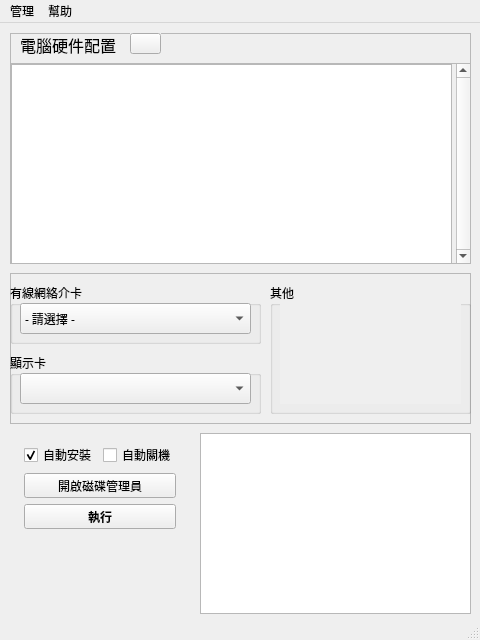
<?xml version="1.0" encoding="UTF-8"?>
<ui version="4.0">
 <class>mainWindow</class>
 <widget class="QMainWindow" name="mainWindow">
  <property name="geometry">
   <rect>
    <x>0</x>
    <y>0</y>
    <width>480</width>
    <height>640</height>
   </rect>
  </property>
  <property name="font">
   <font>
    <family>微軟正黑體</family>
   </font>
  </property>
  <property name="windowTitle">
   <string>OneClick Drivers Installer</string>
  </property>
  <widget class="QWidget" name="centralwidget">
   <widget class="QFrame" name="driversFrame">
    <property name="geometry">
     <rect>
      <x>10</x>
      <y>250</y>
      <width>461</width>
      <height>151</height>
     </rect>
    </property>
    <property name="font">
     <font>
      <family>微軟正黑體</family>
     </font>
    </property>
    <property name="frameShape">
     <enum>QFrame::StyledPanel</enum>
    </property>
    <property name="frameShadow">
     <enum>QFrame::Raised</enum>
    </property>
    <widget class="QGroupBox" name="landriGroupBox">
     <property name="geometry">
      <rect>
       <x>0</x>
       <y>10</y>
       <width>251</width>
       <height>61</height>
      </rect>
     </property>
     <property name="title">
      <string>有線網絡介卡</string>
     </property>
     <widget class="QComboBox" name="lanDriverDd">
      <property name="geometry">
       <rect>
        <x>10</x>
        <y>20</y>
        <width>231</width>
        <height>31</height>
       </rect>
      </property>
      <property name="cursor">
       <cursorShape>ArrowCursor</cursorShape>
      </property>
      <property name="toolTip">
       <string>&lt;html&gt;&lt;head/&gt;&lt;body&gt;&lt;p&gt;&lt;br/&gt;&lt;/p&gt;&lt;/body&gt;&lt;/html&gt;</string>
      </property>
      <item>
       <property name="text">
        <string>- 請選擇 -</string>
       </property>
      </item>
     </widget>
    </widget>
    <widget class="QGroupBox" name="displaydriGroupBox">
     <property name="geometry">
      <rect>
       <x>0</x>
       <y>80</y>
       <width>251</width>
       <height>61</height>
      </rect>
     </property>
     <property name="title">
      <string>顯示卡</string>
     </property>
     <widget class="QComboBox" name="displayDriverDd">
      <property name="geometry">
       <rect>
        <x>10</x>
        <y>20</y>
        <width>231</width>
        <height>31</height>
       </rect>
      </property>
      <property name="cursor">
       <cursorShape>ArrowCursor</cursorShape>
      </property>
      <property name="toolTip">
       <string>&lt;html&gt;&lt;head/&gt;&lt;body&gt;&lt;p&gt;&lt;br/&gt;&lt;/p&gt;&lt;/body&gt;&lt;/html&gt;</string>
      </property>
     </widget>
    </widget>
    <widget class="QGroupBox" name="otherdriGroupBox">
     <property name="geometry">
      <rect>
       <x>260</x>
       <y>10</y>
       <width>201</width>
       <height>131</height>
      </rect>
     </property>
     <property name="title">
      <string>其他</string>
     </property>
     <widget class="QScrollArea" name="scrollArea">
      <property name="geometry">
       <rect>
        <x>10</x>
        <y>20</y>
        <width>181</width>
        <height>101</height>
       </rect>
      </property>
      <property name="autoFillBackground">
       <bool>false</bool>
      </property>
      <property name="styleSheet">
       <string notr="true">border: 0px;
</string>
      </property>
      <property name="sizeAdjustPolicy">
       <enum>QAbstractScrollArea::AdjustIgnored</enum>
      </property>
      <property name="widgetResizable">
       <bool>true</bool>
      </property>
      <widget class="QWidget" name="scrollAreaWidgetContents_2">
       <property name="geometry">
        <rect>
         <x>0</x>
         <y>0</y>
         <width>181</width>
         <height>101</height>
        </rect>
       </property>
       <property name="styleSheet">
        <string notr="true">border-color: rgba(255, 255, 255, 0);
</string>
       </property>
       <widget class="QWidget" name="verticalLayoutWidget">
        <property name="geometry">
         <rect>
          <x>0</x>
          <y>0</y>
          <width>181</width>
          <height>101</height>
         </rect>
        </property>
        <layout class="QVBoxLayout" name="otherdriLayout"/>
       </widget>
      </widget>
     </widget>
    </widget>
   </widget>
   <widget class="QWidget" name="gridLayoutWidget">
    <property name="geometry">
     <rect>
      <x>10</x>
      <y>420</y>
      <width>181</width>
      <height>86</height>
     </rect>
    </property>
    <layout class="QGridLayout" name="actionsLayout">
     <item row="0" column="0">
      <layout class="QHBoxLayout" name="actionCbLayout">
       <item>
        <widget class="QCheckBox" name="atInstallCb">
         <property name="sizePolicy">
          <sizepolicy hsizetype="Fixed" vsizetype="Fixed">
           <horstretch>0</horstretch>
           <verstretch>0</verstretch>
          </sizepolicy>
         </property>
         <property name="contextMenuPolicy">
          <enum>Qt::DefaultContextMenu</enum>
         </property>
         <property name="layoutDirection">
          <enum>Qt::LeftToRight</enum>
         </property>
         <property name="autoFillBackground">
          <bool>false</bool>
         </property>
         <property name="text">
          <string>自動安裝</string>
         </property>
         <property name="checked">
          <bool>true</bool>
         </property>
         <property name="autoExclusive">
          <bool>false</bool>
         </property>
        </widget>
       </item>
       <item>
        <widget class="QCheckBox" name="atShutdownCb">
         <property name="sizePolicy">
          <sizepolicy hsizetype="Fixed" vsizetype="Fixed">
           <horstretch>0</horstretch>
           <verstretch>0</verstretch>
          </sizepolicy>
         </property>
         <property name="statusTip">
          <string>成功安裝所有軀動程式後自動關機</string>
         </property>
         <property name="layoutDirection">
          <enum>Qt::LeftToRight</enum>
         </property>
         <property name="text">
          <string>自動關機</string>
         </property>
        </widget>
       </item>
      </layout>
     </item>
     <item row="1" column="0">
      <layout class="QVBoxLayout" name="actionBtnLayout">
       <item>
        <widget class="QPushButton" name="diskMgtBtn">
         <property name="sizePolicy">
          <sizepolicy hsizetype="Minimum" vsizetype="Fixed">
           <horstretch>0</horstretch>
           <verstretch>0</verstretch>
          </sizepolicy>
         </property>
         <property name="cursor">
          <cursorShape>PointingHandCursor</cursorShape>
         </property>
         <property name="text">
          <string>開啟磁碟管理員</string>
         </property>
        </widget>
       </item>
       <item>
        <widget class="QPushButton" name="installBtn">
         <property name="sizePolicy">
          <sizepolicy hsizetype="Minimum" vsizetype="Fixed">
           <horstretch>0</horstretch>
           <verstretch>0</verstretch>
          </sizepolicy>
         </property>
         <property name="font">
          <font>
           <family>微軟正黑體</family>
           <weight>75</weight>
           <bold>true</bold>
          </font>
         </property>
         <property name="cursor">
          <cursorShape>PointingHandCursor</cursorShape>
         </property>
         <property name="focusPolicy">
          <enum>Qt::WheelFocus</enum>
         </property>
         <property name="statusTip">
          <string>安裝已選取的軀動程式</string>
         </property>
         <property name="autoFillBackground">
          <bool>false</bool>
         </property>
         <property name="styleSheet">
          <string notr="true"/>
         </property>
         <property name="text">
          <string>執行</string>
         </property>
         <property name="autoDefault">
          <bool>false</bool>
         </property>
        </widget>
       </item>
      </layout>
     </item>
    </layout>
   </widget>
   <widget class="QTextBrowser" name="statusTb">
    <property name="geometry">
     <rect>
      <x>200</x>
      <y>410</y>
      <width>271</width>
      <height>181</height>
     </rect>
    </property>
    <property name="statusTip">
     <string notr="true">運行狀態顯示區</string>
    </property>
    <property name="whatsThis">
     <string/>
    </property>
    <property name="accessibleDescription">
     <string/>
    </property>
   </widget>
   <widget class="QFrame" name="frame">
    <property name="geometry">
     <rect>
      <x>10</x>
      <y>10</y>
      <width>461</width>
      <height>231</height>
     </rect>
    </property>
    <property name="frameShape">
     <enum>QFrame::StyledPanel</enum>
    </property>
    <property name="frameShadow">
     <enum>QFrame::Raised</enum>
    </property>
    <widget class="QScrollArea" name="hwInfoBox">
     <property name="geometry">
      <rect>
       <x>0</x>
       <y>30</y>
       <width>461</width>
       <height>201</height>
      </rect>
     </property>
     <property name="verticalScrollBarPolicy">
      <enum>Qt::ScrollBarAlwaysOn</enum>
     </property>
     <property name="sizeAdjustPolicy">
      <enum>QAbstractScrollArea::AdjustIgnored</enum>
     </property>
     <property name="widgetResizable">
      <bool>true</bool>
     </property>
     <widget class="QWidget" name="scrollAreaWidgetContents">
      <property name="geometry">
       <rect>
        <x>0</x>
        <y>0</y>
        <width>442</width>
        <height>199</height>
       </rect>
      </property>
      <property name="statusTip">
       <string>硬件配置顯示區</string>
      </property>
      <widget class="QTextBrowser" name="hwInfoTextBox">
       <property name="geometry">
        <rect>
         <x>0</x>
         <y>0</y>
         <width>441</width>
         <height>201</height>
        </rect>
       </property>
       <property name="toolTip">
        <string/>
       </property>
       <property name="statusTip">
        <string/>
       </property>
      </widget>
     </widget>
    </widget>
    <widget class="QLabel" name="hwInfoLabel">
     <property name="enabled">
      <bool>true</bool>
     </property>
     <property name="geometry">
      <rect>
       <x>10</x>
       <y>0</y>
       <width>101</width>
       <height>21</height>
      </rect>
     </property>
     <property name="font">
      <font>
       <family>微軟正黑體</family>
       <pointsize>12</pointsize>
      </font>
     </property>
     <property name="text">
      <string>電腦硬件配置</string>
     </property>
     <property name="textFormat">
      <enum>Qt::RichText</enum>
     </property>
     <property name="scaledContents">
      <bool>false</bool>
     </property>
     <property name="wordWrap">
      <bool>false</bool>
     </property>
    </widget>
    <widget class="QPushButton" name="pushButton_3">
     <property name="geometry">
      <rect>
       <x>120</x>
       <y>0</y>
       <width>31</width>
       <height>21</height>
      </rect>
     </property>
     <property name="cursor">
      <cursorShape>PointingHandCursor</cursorShape>
     </property>
     <property name="statusTip">
      <string>重新載入硬件配置</string>
     </property>
     <property name="autoFillBackground">
      <bool>true</bool>
     </property>
     <property name="styleSheet">
      <string notr="true"/>
     </property>
     <property name="text">
      <string/>
     </property>
     <property name="icon">
      <iconset>
       <normaloff>pic/refresh.png</normaloff>pic/refresh.png</iconset>
     </property>
    </widget>
   </widget>
  </widget>
  <widget class="QMenuBar" name="menubar">
   <property name="geometry">
    <rect>
     <x>0</x>
     <y>0</y>
     <width>480</width>
     <height>22</height>
    </rect>
   </property>
   <widget class="QMenu" name="menu">
    <property name="title">
     <string>管理</string>
    </property>
    <addaction name="action"/>
   </widget>
   <widget class="QMenu" name="menu_2">
    <property name="title">
     <string>幫助</string>
    </property>
   </widget>
   <addaction name="menu"/>
   <addaction name="menu_2"/>
  </widget>
  <widget class="QStatusBar" name="statusbar"/>
  <action name="action123">
   <property name="text">
    <string>編輯軀動程式</string>
   </property>
  </action>
  <action name="action">
   <property name="text">
    <string>編輯軀動程式</string>
   </property>
  </action>
 </widget>
 <resources/>
 <connections/>
</ui>
